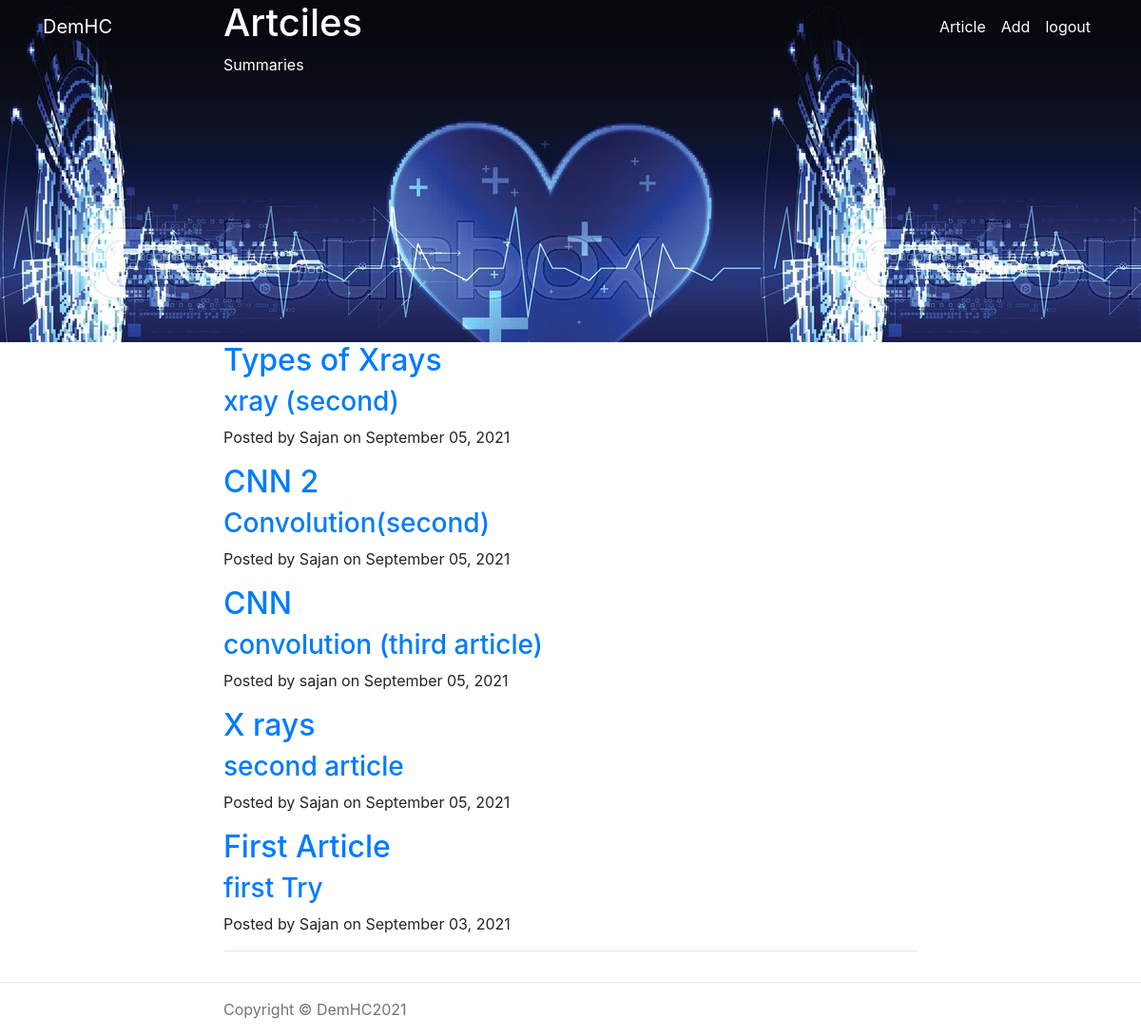
Before: /article (signed in) with the older database file.
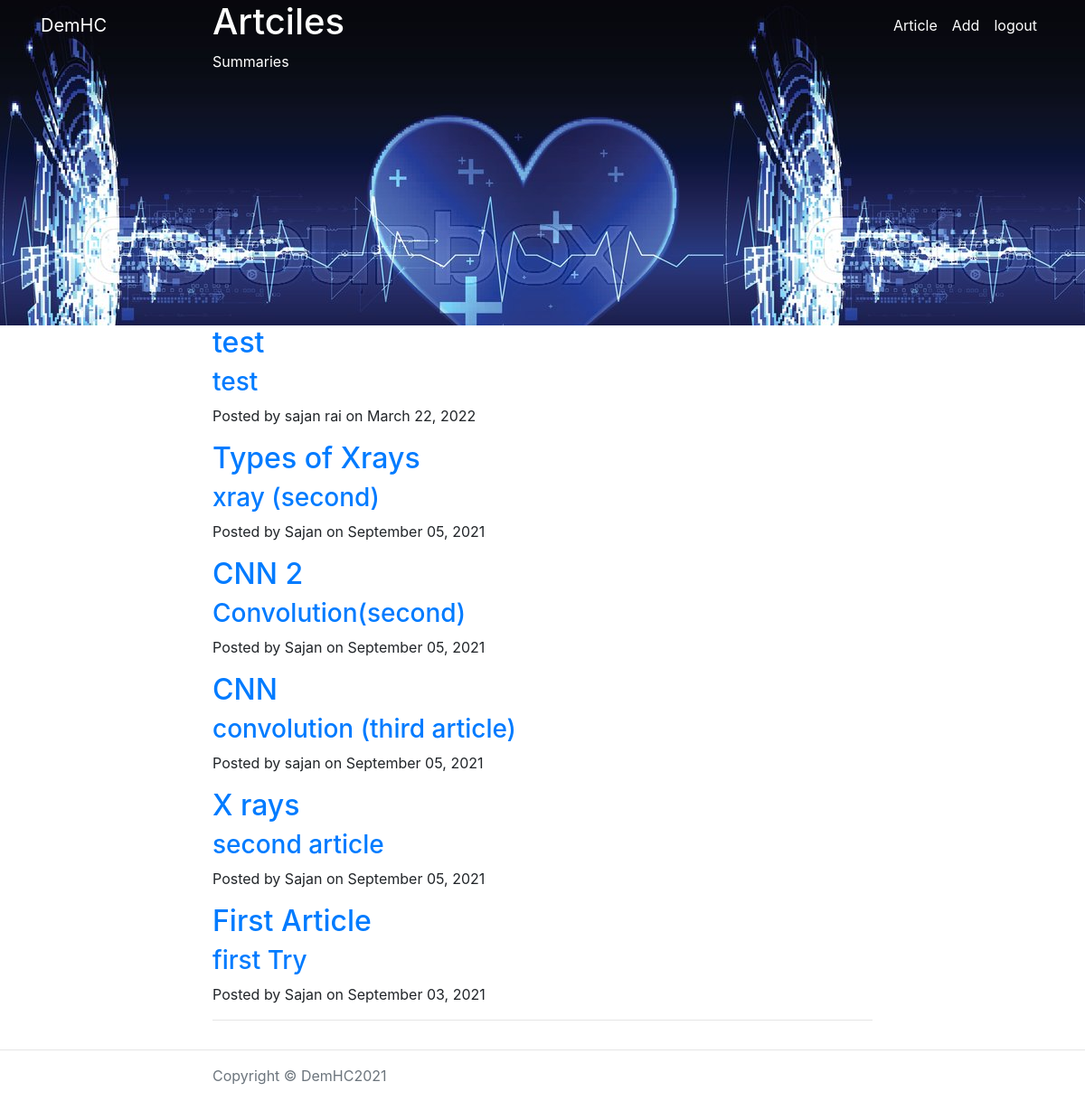
After: the same page with the newer database file.
### app.py (models this page shows)
class Blogpost(db.Model):
    id = db.Column(db.Integer, primary_key=True)
    title = db.Column(db.String(50))
    subtitle = db.Column(db.String(50))
    author = db.Column(db.String(20))
    date_posted = db.Column(db.DateTime)
    content = db.Column(db.Text)

### app.py (the view)
@app.route('/article',methods=['GET','POST'])
@login_required
def article():
    posts = Blogpost.query.order_by(Blogpost.date_posted.desc()).all()
    return render_template('article.html',posts=posts)

### app.py (called while the page is built)
@login_manager.user_loader
def load_user(user_id):
    return User.query.get(int(user_id))

### templates/article.html (shortened to what this page needs)
<!DOCTYPE html>
<html lang="en">
<head>
    <link rel="stylesheet" href="https://stackpath.bootstrapcdn.com/bootstrap/4.1.3/css/bootstrap.min.css">
    <link rel="stylesheet" href="https://use.fontawesome.com/releases/v5.6.1/css/all.css">
</head>
<body>
    <nav class="navbar navbar-expand-lg navbar-light fixed-top" id="mainNav">
        <div class="container">
            <a class="navbar-brand text-white" href="{{ url_for('index') }}">DemHC</a>
            <div class="collapse navbar-collapse" id="navbarResponsive">
                <ul class="navbar-nav ml-auto">
                    <li class="nav-item active">
                        <a class="nav-link text-white" href="">Article</a>
                    </li>
                    <li class="nav-item">
                        <a class="nav-link text-white" href="{{ url_for('add') }}">Add</a>
                    </li>
                    <li class="nav-item">
                        <a class="nav-link text-white" href="{{ url_for('logout') }}">logout</a>
                    </li>
                </ul>
            </div>
        </div>
    </nav>
    <header class="masthead" style="background-image: url('static/m.jpg'); height: 45vh;">
        <div class="container">
            <div class="row">
                <div class="col-lg-8 col-md-10 mx-auto">
                    <div class="site-heading text-white">
                        <h1>Artciles</h1>
                        <span class="subheading text-white">Summaries</span>
                    </div>
                </div>
            </div>
        </div>
    </header>
    <div class="container">
        <div class="row">
            <div class="col-lg-8 col-md-10 mx-auto">
                {% for post in posts %}
                <div class="post-preview">
                    <a href="{{ url_for('post', post_id=post.id) }}">
                        <h2 class="post-title">
                            {{ post.title }}
                        </h2>
                        <h3 class="post-subtitle">
                            {{ post.subtitle }}
                        </h3>
                    </a>
                    <p class="post-meta">Posted by {{ post.author }} on {{ post.date_posted.strftime('%B %d, %Y') }}</p>
                </div>
                {% endfor %}
                <hr>
            </div>
        </div>
    </div>
    <hr>
    <footer>
        <div class="container">
            <div class="row">
                <div class="col-lg-8 col-md-10 mx-auto">
                    <p class="copyright text-muted">Copyright &copy; DemHC2021</p>
                </div>
            </div>
        </div>
    </footer>
</body>
</html>

Changed rows visible on the page:
added Blogpost: title "test", subtitle "test", author "sajan rai", date_posted "March 22, 2022"
